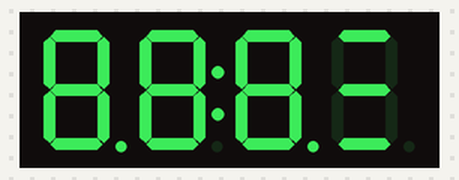
The sketch below on a simulated Arduino Uno, built with avr-gcc and run on an emulated ATmega328P. On the bench: 4-digit seven-segment display. At 8.5 s the program stops and its outputs stay as they are.

Above: at 0.17 s.
At 0.62 s:
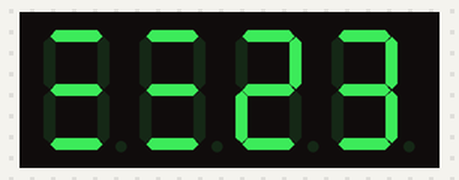
At 2.33 s:
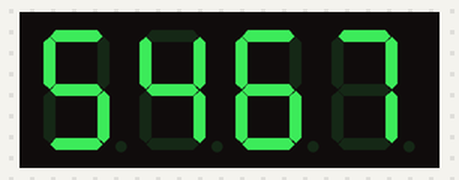
At 3.1 s:
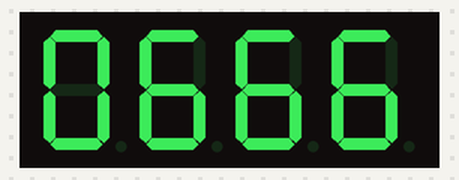
At 6.57 s:
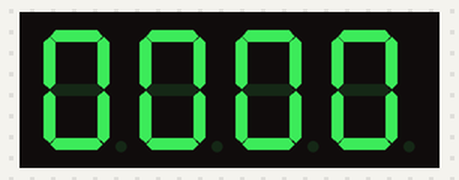
At 8.6 s:
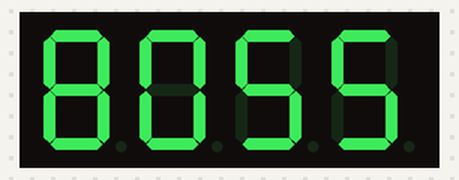

The sketch:

Boss4digit7segTest.ino
```cpp
#include <Arduino.h>
#include <TM1637Display.h>

// Module connection pins (Digital Pins)
#define CLK 2
#define DIO 3

// The amount of time (in milliseconds) between tests
#define TEST_DELAY   100

const uint8_t SEG_DONE[] = {
	SEG_B | SEG_C | SEG_D | SEG_E | SEG_G,           // d
	SEG_A | SEG_B | SEG_C | SEG_D | SEG_E | SEG_F,   // O
	SEG_C | SEG_E | SEG_G,                           // n
	SEG_A | SEG_D | SEG_E | SEG_F | SEG_G            // E
	};

const uint8_t SEG_BOSS[] = {
  SEG_A | SEG_B | SEG_C | SEG_D | SEG_E | SEG_G |  SEG_F,            // B
  SEG_A | SEG_B | SEG_C | SEG_D | SEG_E | SEG_F,                     // O
 SEG_A  | SEG_C |  SEG_D | SEG_G |  SEG_F,                           // S
 SEG_A |  SEG_C | SEG_D |  SEG_G |  SEG_F,                           // S
  };

TM1637Display display(CLK, DIO);

void setup()
{
}

void loop()
{
  int k;
  uint8_t data[] = { 0xff, 0xff, 0xff, 0xff };
  display.setBrightness(0x0f);

  // All segments on
  display.setSegments(data);
  delay(TEST_DELAY);

  // Selectively set different digits
  data[0] = 0b01001001;
  data[1] = display.encodeDigit(1);
  data[2] = display.encodeDigit(2);
  data[3] = display.encodeDigit(3);

  for(k = 3; k >= 0; k--) {
	display.setSegments(data, 1, k);
	delay(TEST_DELAY);
	}

  display.setSegments(data+2, 2, 2);
  delay(TEST_DELAY);

  display.setSegments(data+2, 2, 1);
  delay(TEST_DELAY);

  display.setSegments(data+1, 3, 1);
  delay(TEST_DELAY);


  // Show decimal numbers with/without leading zeros
  bool lz = false;
  for (uint8_t z = 0; z < 2; z++) {
	for(k = 0; k < 10000; k += k*4 + 7) {
		display.showNumberDec(k, lz);
		delay(TEST_DELAY);
	}
	lz = true;
  }

  // Show decimal number whose length is smaller than 4
  for(k = 0; k < 4; k++)
	data[k] = 0;
  display.setSegments(data);

	// Run through all the dots
	for(k=0; k <= 4; k++) {
		display.showNumberDecEx(0, (0x80 >> k), true);
		delay(TEST_DELAY);
	}

  display.showNumberDec(666, false, 3, 1);
  delay(3000);
  delay(TEST_DELAY);
  display.showNumberDec(22, false, 2, 2);
  delay(TEST_DELAY);
  display.showNumberDec(0, true, 1, 3);
  delay(TEST_DELAY);
  display.showNumberDec(0, true, 1, 2);
  delay(TEST_DELAY);
  display.showNumberDec(0, true, 1, 1);
  delay(TEST_DELAY);
  display.showNumberDec(0, true, 1, 0);
  delay(TEST_DELAY);

  // Brightness Test
  for(k = 0; k < 4; k++)
	data[k] = 0xff;
  for(k = 0; k < 7; k++) {
    display.setBrightness(k);
    display.setSegments(data);
    delay(TEST_DELAY);
  }

  // On/Off test
  for(k = 0; k < 4; k++) {
    display.setBrightness(7, false);  // Turn off
    display.setSegments(data);
    delay(TEST_DELAY);
    display.setBrightness(7, true); // Turn on
    display.setSegments(data);
    delay(TEST_DELAY);
  }

  // Done!
  display.setSegments(SEG_DONE);

  display.setSegments(SEG_BOSS);

  while(1);
}
```

Measured:
- what the display in image 3 shows lasts 3.1 s, from 3.0 s to 6.1 s
